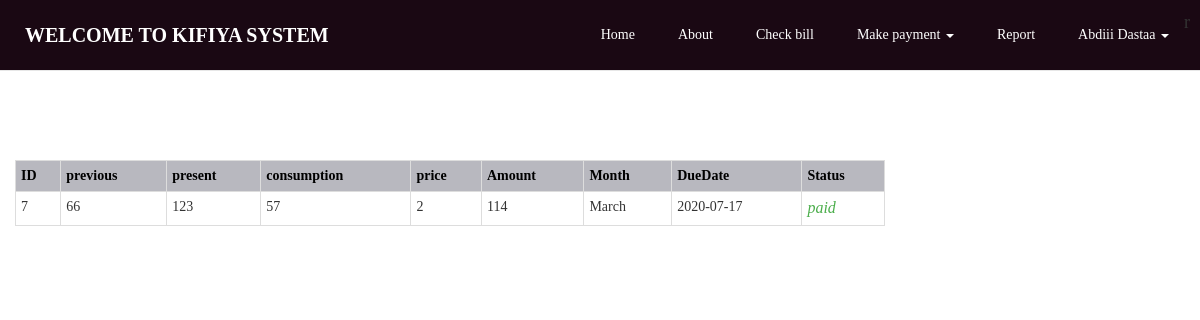
Page /app/checkbill.php?idnumber=7 (signed in) on the committed database.
### tables this page shows
CREATE TABLE `bill` (
  `id` int(11) NOT NULL,
  `prev` double NOT NULL,
  `pres` double NOT NULL,
  `consumption` double NOT NULL,
  `price` double NOT NULL,
  `Amount` double NOT NULL,
  `month` varchar(255) NOT NULL,
  `duedate` date NOT NULL,
  `status` varchar(255) NOT NULL
);

### app/checkbill.php (the view, shortened to what this page needs)
<?php
if(isset($_SESSION['user_id']))
{?>
    <!DOCTYPE html>
    <html lang="en" dir="ltr">
    <head>
        <link rel="stylesheet" href="/books/bootstrap/css/bootstrap.css">
        <link rel="stylesheet" href="/books/bootstrap/css/style.css">
    </head>
    <?php
    include("layouts/top-menu.php");
    ?>
    <div class=" container-fluid">
        <br/><br/><br/><br/><br/><br/><br/><br/>
        <div class="row">
            <div class="col-md-9">
                <?php
                $id=$_GET['idnumber'];
                $users="select * from bill where id='$id'";
                $users=mysqli_query($conn,$users);
                ?>
                <table  class="table table-bordered table-striped table-condensed table-responsive">
                    <tr>
                        <th style="background-color: #5566;color: black">ID</th>
                        <th style="background-color: #5566;color: black">previous</th>
                        <th style="background-color:#5566;color: black">present</th>
                        <th style="background-color: #5566;color: black">consumption</th>
                        <th style="background-color: #5566;color: black">price</th>
                        <th style="background-color: #5566;color: black">Amount</th>
                        <th style="background-color: #5566;color: black">Month</th>
                        <th style="background-color: #5566;color: black">DueDate</th>
                        <th style="background-color: #5566;color: black">Status</th>
                    </tr>
                    <?php
                    while ($user=mysqli_fetch_array($users)){
                        ?>
                        <tr>
                            <td> <?php echo $user['id']?></td>
                            <td> <?php echo $user['prev']?></td>
                            <td> <?php echo $user['pres']?></td>
                            <td> <?php echo $user['consumption']?></td>
                            <td> <?php echo $user['price']?></td>
                            <td> <?php echo $user['Amount']?></td>
                            <td> <?php echo $user['month']?></td>
                            <td> <?php echo $user['duedate']?></td>
                            <td style="color: #4cae4c;font-style: italic;font-size: medium;"> <?php echo $user['status']?></td>
                        </tr>
                        <?php
                    }
                    ?>
                </table>
            </div>
        </div>
    </div>
    </html>
    <?php
}
else{
    header("Location:http://localhost/books/app/index.php");
}
?>

### rows in the picture
bill: id "7", prev "66", pres "123", consumption "57", price "2", Amount "114", month "March", duedate "2020-07-17", status "paid"

### other values in the picture
$_SESSION['fname'] "Abdiii"
$_SESSION['lname'] "Dastaa"
